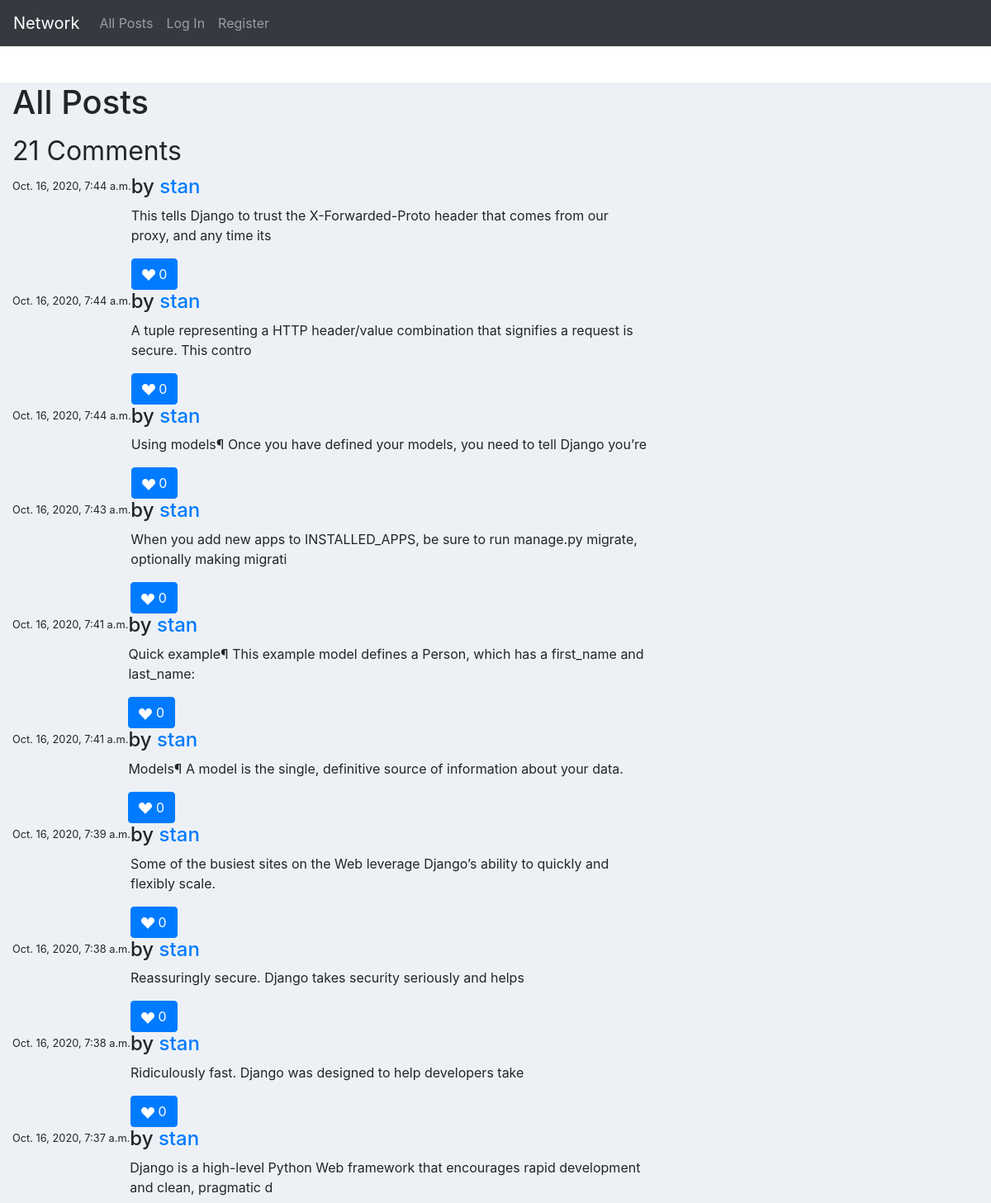
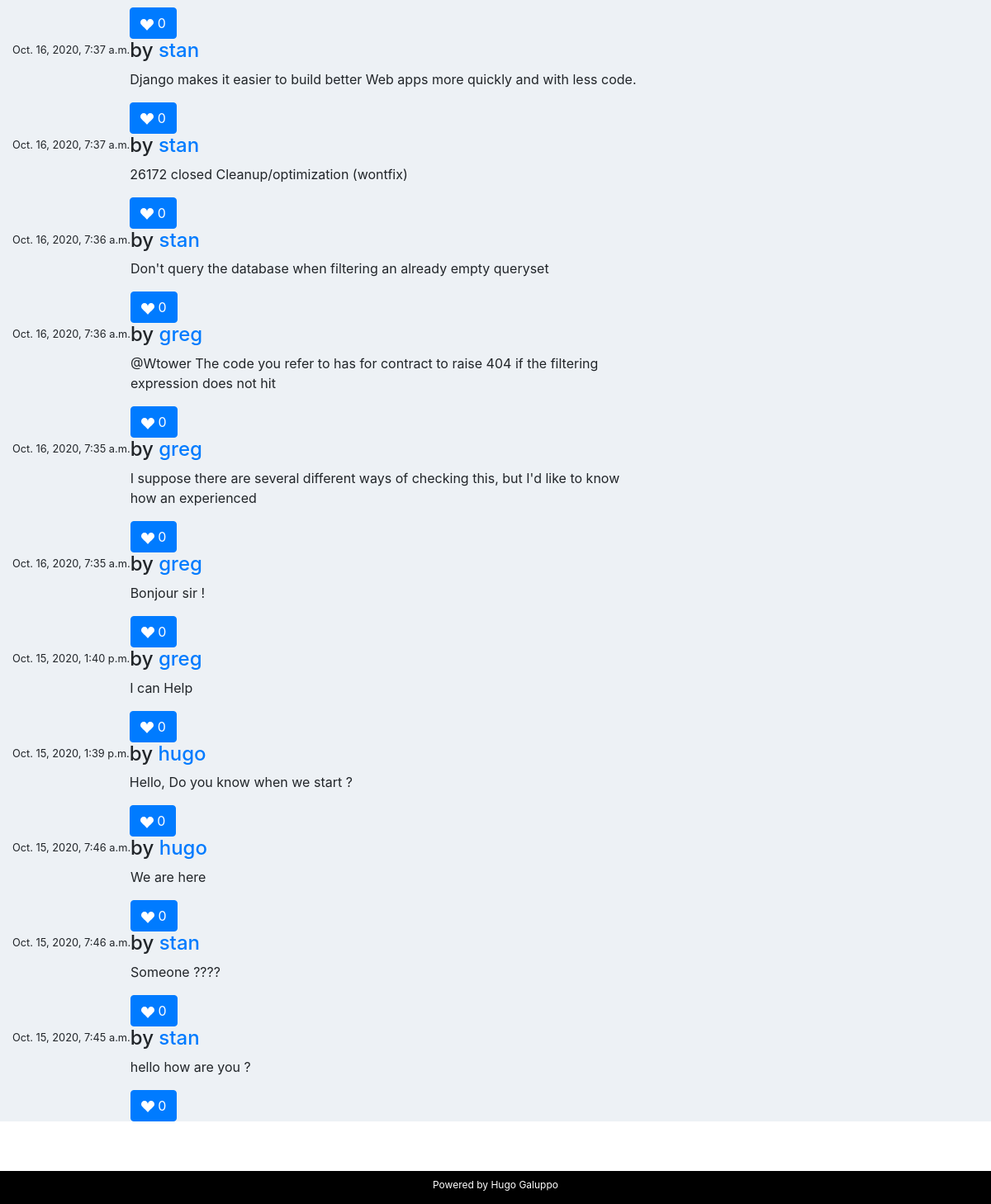
The page / on the database its author committed (2 pictures, top to bottom).
### network/models.py (models this page shows, shortened)
class Post (models.Model):
    author = models.ForeignKey("Profile", on_delete=models.CASCADE, related_name="author") #profile.author
    content = models.CharField(max_length=100)
    date = models.DateTimeField(auto_now=True)
    like = models.IntegerField(blank=True)

class Profile(models.Model):
    user = models.OneToOneField("User", on_delete=models.CASCADE, related_name="user") # user.user
    title = models.CharField(max_length=100, blank=True)
    followers = models.ManyToManyField("User",related_name="is_following", blank=True)     # user.is_following.all()

class User(AbstractUser):
    pass

### network/views.py (the view)
# urls.py: path("", views.index, name="index"),
def index(request):
    allPosts = Post.objects.all()
    paginator = Paginator(allPosts, 10) # Show 10 posts per page.
    page_number = request.GET.get('page')
    page_obj = paginator.get_page(page_number)
    allPosts = allPosts.order_by("-date").all()
    if request.method == 'POST':
        print(request.user.id)
        form = PostForm(request.POST, request.user)
        if form.is_valid():
            instance = form.save(commit=False)
            instance.user = request.user
            author = request.user
            print(author)
            if not request.user == instance.user:
                raise Http404
            content = request.POST["content"]
            new_post = Post(author = Profile.objects.get(user = author), content = content,like = 0 )
            new_post.save()
            return HttpResponseRedirect(reverse("index"))
    else:
        form = PostForm()
    return render(request, "network/index.html", {'form': form, 'allPosts': allPosts})

### network/templates/network/index.html (shortened to what this page needs)
{% extends "network/layout.html" %}
{% load static %}
{% block body %}
<div class="container-fluid">
<h1>All Posts</h1>
  <div class="row">
    <div class="col-md-8">
      <div class="page-header">
        <h1><small class="pull-right">{{allPosts.count}} Comments</small> </h1>
      </div>
     {% for post in allPosts %}
       <div class="comments-list">
           <div class="media">
               <p class="pull-right"><small> {{post.date}} </small></p>
                <div class="media-body">
                  <h4 class="media-heading user_name">by <a href="{% url 'profile' username=post.author.user.pk%}">{{post.author.user}}</h4></a>
                  <p>{{post.content}}</p>
                  <button type="submit" class="btn btn-primary">
                  <svg width="1em" height="1em" viewBox="0 0 16 16" class="bi bi-suit-heart-fill" fill="currentColor" xmlns="http://www.w3.org/2000/svg">
                    <path d="M4 1c2.21 0 4 1.755 4 3.92C8 2.755 9.79 1 12 1s4 1.755 4 3.92c0 3.263-3.234 4.414-7.608 9.608a.513.513 0 0 1-.784 0C3.234 9.334 0 8.183 0 4.92 0 2.755 1.79 1 4 1z"/>
                  </svg>
                  {{post.like}}
                  </button>
                </div>
            </div>
       </div>
    {% endfor %}
    </div>
</div>
</div>
{% endblock %}

### network/static/network/styles.css (style rules this page uses)
body { background: #edf1f5; margin-top:20px; }

### rows shown on the page
Post: date "Oct. 16, 2020, 7:44 a.m.", author.user "stan", content "This tells Django to trust the X-Forwarded-Proto header that comes from our proxy, and any time its", like "0"
Post: date "Oct. 16, 2020, 7:44 a.m.", author.user "stan", content "A tuple representing a HTTP header/value combination that signifies a request is secure. This contro", like "0"
Post: date "Oct. 16, 2020, 7:44 a.m.", author.user "stan", content "Using models¶ Once you have defined your models, you need to tell Django you’re", like "0"
Post: date "Oct. 16, 2020, 7:43 a.m.", author.user "stan", content "When you add new apps to INSTALLED_APPS, be sure to run manage.py migrate, optionally making migrati", like "0"
Post: date "Oct. 16, 2020, 7:41 a.m.", author.user "stan", content "Quick example¶ This example model defines a Person, which has a first_name and last_name:", like "0"
Post: date "Oct. 16, 2020, 7:41 a.m.", author.user "stan", content "Models¶ A model is the single, definitive source of information about your data.", like "0"
Post: date "Oct. 16, 2020, 7:39 a.m.", author.user "stan", content "Some of the busiest sites on the Web leverage Django’s ability to quickly and flexibly scale.", like "0"
Post: date "Oct. 16, 2020, 7:38 a.m.", author.user "stan", content "Reassuringly secure. Django takes security seriously and helps", like "0"
Post: date "Oct. 16, 2020, 7:38 a.m.", author.user "stan", content "Ridiculously fast. Django was designed to help developers take", like "0"
Post: date "Oct. 16, 2020, 7:37 a.m.", author.user "stan", content "Django is a high-level Python Web framework that encourages rapid development and clean, pragmatic d", like "0"
Post: date "Oct. 16, 2020, 7:37 a.m.", author.user "stan", content "Django makes it easier to build better Web apps more quickly and with less code.", like "0"
Post: date "Oct. 16, 2020, 7:37 a.m.", author.user "stan", content "26172 closed Cleanup/optimization (wontfix)", like "0"
Post: date "Oct. 16, 2020, 7:36 a.m.", author.user "stan", content "Don't query the database when filtering an already empty queryset", like "0"
Post: date "Oct. 16, 2020, 7:36 a.m.", author.user "greg", content "@Wtower The code you refer to has for contract to raise 404 if the filtering expression does not hit", like "0"
Post: date "Oct. 16, 2020, 7:35 a.m.", author.user "greg", content "I suppose there are several different ways of checking this, but I'd like to know how an experienced", like "0"
Post: date "Oct. 16, 2020, 7:35 a.m.", author.user "greg", content "Bonjour sir !", like "0"
Post: date "Oct. 15, 2020, 1:40 p.m.", author.user "greg", content "I can Help", like "0"
Post: date "Oct. 15, 2020, 1:39 p.m.", author.user "hugo", content "Hello, Do you know when we start ?", like "0"
Post: date "Oct. 15, 2020, 7:46 a.m.", author.user "hugo", content "We are here", like "0"
Post: date "Oct. 15, 2020, 7:46 a.m.", author.user "stan", content "Someone ????", like "0"
Post: date "Oct. 15, 2020, 7:45 a.m.", author.user "stan", content "hello how are you ?", like "0"

### other values the page prints
{{ allPosts.count }} "21"
